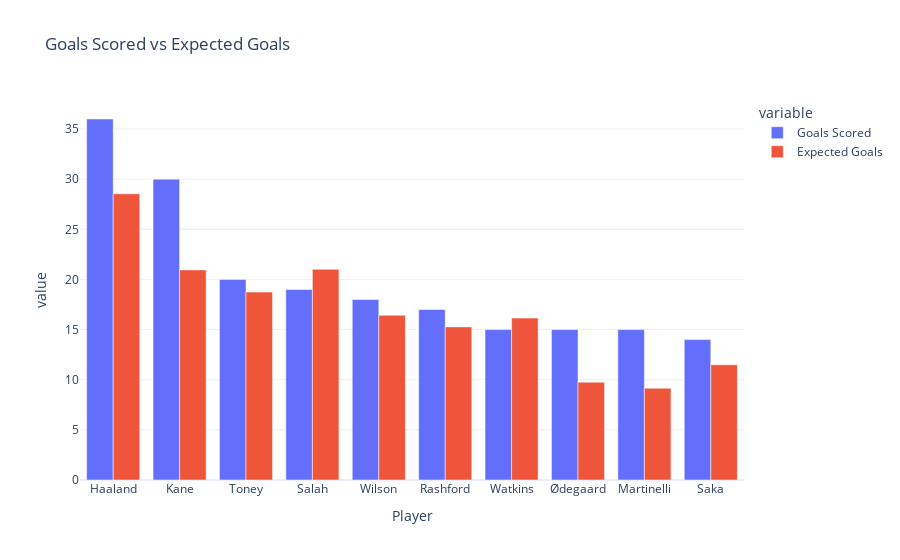

The notebook cell this image was saved under:
### Code cell
fig = px.bar(exp_goals, x='web_name', y=['goals_scored', 'expected_goals'], barmode='group', title='Goals Scored vs Expected Goals', 
             template='plotly_white',
             labels={'web_name': 'Player'})

newnames = {'goals_scored':'Goals Scored', 'expected_goals': 'Expected Goals'}
fig.for_each_trace(lambda t: t.update(name = newnames[t.name],
                                      legendgroup = newnames[t.name],
                                      hovertemplate = t.hovertemplate.replace(t.name, newnames[t.name])))
fig.show()

### Figure 1 — Plotly figure (JSON) as saved in the notebook; plotly's stock layout.template omitted (floating-point values rounded to 4 significant figures)
{"data": [{"alignmentgroup": "True", "hovertemplate": "variable=Goals Scored<br>Player=%{x}<br>value=%{y}<extra></extra>", "legendgroup": "Goals Scored", "marker": {"color": "#636efa", "pattern": {"shape": ""}}, "name": "Goals Scored", "offsetgroup": "goals_scored", "orientation": "v", "showlegend": true, "textposition": "auto", "type": "bar", "x": ["Haaland", "Kane", "Toney", "Salah", "Wilson", "Rashford", "Watkins", "Ødegaard", "Martinelli", "Saka"], "xaxis": "x", "y": [36, 30, 20, 19, 18, 17, 15, 15, 15, 14], "yaxis": "y"}, {"alignmentgroup": "True", "hovertemplate": "variable=Expected Goals<br>Player=%{x}<br>value=%{y}<extra></extra>", "legendgroup": "Expected Goals", "marker": {"color": "#EF553B", "pattern": {"shape": ""}}, "name": "Expected Goals", "offsetgroup": "expected_goals", "orientation": "v", "showlegend": true, "textposition": "auto", "type": "bar", "x": ["Haaland", "Kane", "Toney", "Salah", "Wilson", "Rashford", "Watkins", "Ødegaard", "Martinelli", "Saka"], "xaxis": "x", "y": [28.54, 20.95, 18.74, 21.01, 16.43, 15.27, 16.15, 9.75, 9.15, 11.49], "yaxis": "y"}], "layout": {"autosize": true, "barmode": "group", "legend": {"title": {"text": "variable"}, "tracegroupgap": 0}, "title": {"text": "Goals Scored vs Expected Goals"}, "xaxis": {"anchor": "y", "autorange": true, "domain": [0, 1], "range": [-0.5, 9.5], "title": {"text": "Player"}, "type": "category"}, "yaxis": {"anchor": "x", "autorange": true, "domain": [0, 1], "range": [0, 37.89], "title": {"text": "value"}, "type": "linear"}}}
